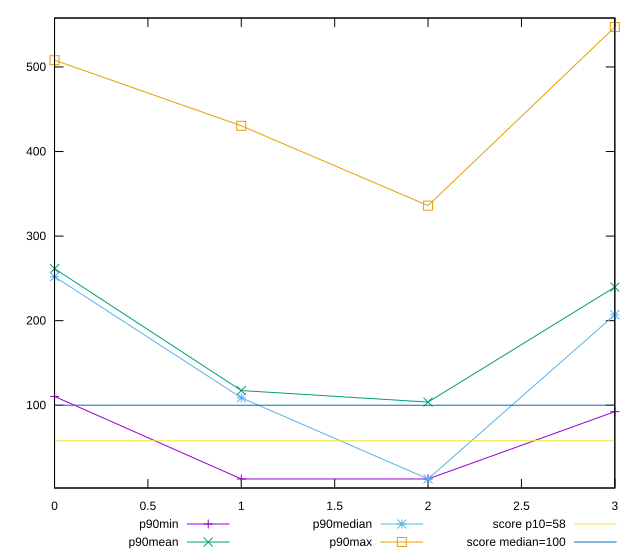

The script that saved this image:
reset

$p90Min <<EOF
0 110.4
1 12.8
2 12.8
3 92.4
EOF

$p90Mean <<EOF
0 261.5404255319149
1 117.33617021276596
2 103.68085106382986
3 239.70638297872352
EOF

$p90Median <<EOF
0 251.99999999999983
1 108.80000000000001
2 12.8
3 207.0000000000002
EOF

$p90Max <<EOF
0 507.9999999999993
1 430.40000000000003
2 336
3 547.2
EOF

set key outside below
set xrange [0:3]
set yrange [2.1119999999999983:557.888]
set trange [2.1119999999999983:557.888]
set terminal svg size 640, 560 enhanced background rgb 'white'
set output "reports/report_00028_2021-02-24T12-49-42.674Z/estimated-input-latency/progression/value.svg"

plot $p90Min title "p90min" with linespoints, \
     $p90Mean title "p90mean" with linespoints, \
     $p90Median title "p90median" with linespoints, \
     $p90Max title "p90max" with linespoints, \
     58 title "score p10=58", \
     100 title "score median=100"

reset
